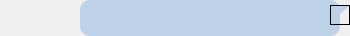
<?xml version="1.0" encoding="UTF-8"?>
<ui version="4.0">
 <class>Form</class>
 <widget class="QWidget" name="Form">
  <property name="geometry">
   <rect>
    <x>0</x>
    <y>0</y>
    <width>350</width>
    <height>36</height>
   </rect>
  </property>
  <property name="windowTitle">
   <string>Form</string>
  </property>
  <widget class="QFrame" name="textFrame">
   <property name="geometry">
    <rect>
     <x>80</x>
     <y>0</y>
     <width>260</width>
     <height>36</height>
    </rect>
   </property>
   <property name="styleSheet">
    <string notr="true">border-radius: 10px;
background-color: rgb(189, 210, 232);</string>
   </property>
   <property name="frameShape">
    <enum>QFrame::StyledPanel</enum>
   </property>
   <property name="frameShadow">
    <enum>QFrame::Raised</enum>
   </property>
   <widget class="QLabel" name="image">
    <property name="geometry">
     <rect>
      <x>10</x>
      <y>8</y>
      <width>241</width>
      <height>20</height>
     </rect>
    </property>
    <property name="font">
     <font>
      <family>Arial</family>
      <pointsize>12</pointsize>
     </font>
    </property>
    <property name="text">
     <string/>
    </property>
    <property name="alignment">
     <set>Qt::AlignRight|Qt::AlignTop|Qt::AlignTrailing</set>
    </property>
    <property name="wordWrap">
     <bool>true</bool>
    </property>
   </widget>
   <widget class="QPlainTextEdit" name="text">
    <property name="geometry">
     <rect>
      <x>10</x>
      <y>8</y>
      <width>241</width>
      <height>20</height>
     </rect>
    </property>
    <property name="font">
     <font>
      <family>Arial</family>
      <pointsize>10</pointsize>
     </font>
    </property>
    <property name="focusPolicy">
     <enum>Qt::NoFocus</enum>
    </property>
    <property name="verticalScrollBarPolicy">
     <enum>Qt::ScrollBarAlwaysOff</enum>
    </property>
    <property name="horizontalScrollBarPolicy">
     <enum>Qt::ScrollBarAlwaysOff</enum>
    </property>
    <property name="readOnly">
     <bool>true</bool>
    </property>
   </widget>
  </widget>
  <widget class="QFrame" name="frame_2">
   <property name="geometry">
    <rect>
     <x>330</x>
     <y>5</y>
     <width>20</width>
     <height>20</height>
    </rect>
   </property>
   <property name="styleSheet">
    <string notr="true">background-color: qlineargradient(spread:pad, x1:0.472, y1:0.483, x2:0.494, y2:0.505682, stop:0 rgb(189, 210, 232), stop:1 rgba(0, 0, 0, 0));</string>
   </property>
   <property name="frameShape">
    <enum>QFrame::StyledPanel</enum>
   </property>
   <property name="frameShadow">
    <enum>QFrame::Raised</enum>
   </property>
  </widget>
 </widget>
 <resources/>
 <connections/>
</ui>
